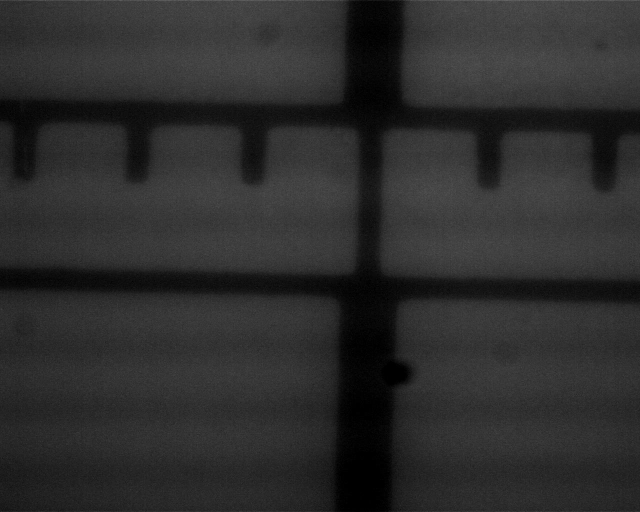
#> input picture Chapter 2/Chapter 2/Part 2 Image Data/1st lense midpoint same settings OD filter 1.0.jpg, 1280 x 1024 px, found by its file name (shown at 1/2 size)
$ jupyter execute --allow-errors 'Optics Code Ch.2 (Components and Methods).ipynb'
#> lines starting #> are read from the running program, lines starting #| are printed output that depends on the picture
# Reflection from First-Surface Mirrors
## Optics Code
### Benjamin Hogan

[cell 1]
#Importing Modules
import numpy as np
import matplotlib.pyplot as plt
import pandas as pd
import scipy.optimize as sc

# Part 1: Reflection from First-Surface Mirrors

## Importing the data from Excel files
### See Folder in Github for excel files

#> (a cell that did not finish here is left out)

## Manipulating the data to be usable:

[cell 3]
def Object_to_float(Object_array):
    for i in range(len(Object_array)):
        Object_array[i] = eval(Object_array[i])

#> (the rest of this cell did not finish here and is left out)

## Creating x and y data for plotting

[cell 4]
def r_tot(control, test, new):
    for i in range(len(test)):
        d = test[i] / control[i]
        new.append(d)


Reflectance_alum_new = []
#> (the rest of this cell did not finish here and is left out)

## Getting Y Uncertainties

[cell 5]
def dy(measurment1, measurment1_err, measurment2, measurment2_err, new, dy):
    for i in range(len(new)):
        unc = np.sqrt( (measurment1_err[i])**2 + (measurment2_err[i] ))
        dy.append(unc)


dy_alum = []
#> (the rest of this cell did not finish here and is left out)

# Plotting the Data

[cell 6]
## Trial 1 ##
plt.figure()
#> (the rest of this cell did not finish here and is left out)

# Part 2: Lens Relay

# Importing Image Data

## Trial 1

[cell 7]
# Importing 1st part of Lens relay images
imagefile_1st_lens = '/Users/benjaminhogan/Library/Mobile Documents/com~apple~CloudDocs/School/Optics/Chapter 2/Part 2 Image Data/1st lense midpoint same settings OD filter 1.0.jpg'
A_1 = plt.imread(imagefile_1st_lens)
#> A_1 is the input picture: shape (1024, 1280, 3); min 0, max 126, mean 45.1

imagefile_2nd_lens = '/Users/benjaminhogan/Library/Mobile Documents/com~apple~CloudDocs/School/Optics/Chapter 2/Part 2 Image Data/2nd lesnse midpoint same settings OD filter 0.6.jpg'
A_2 = plt.imread(imagefile_2nd_lens);
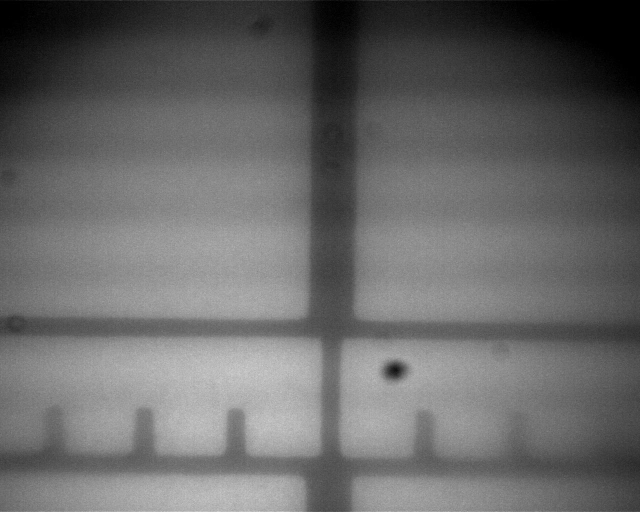
#> input picture Chapter 2/Chapter 2/Part 2 Image Data/2nd lesnse midpoint same settings OD filter 0.6.jpg, 1280 x 1024 px, found by its file name (shown at 1/2 size)
#> A_2 is the input picture: shape (1024, 1280, 3); min 0, max 226, mean 103.5

imagefile_3rd_lens = '/Users/benjaminhogan/Library/Mobile Documents/com~apple~CloudDocs/School/Optics/Chapter 2/Part 2 Image Data/3rd lense mdipoint same settings.jpg'
A_3 = plt.imread(imagefile_3rd_lens);
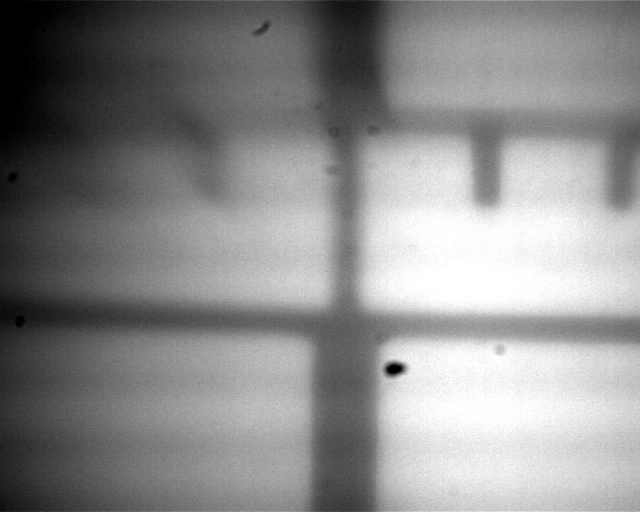
#> input picture Chapter 2/Chapter 2/Part 2 Image Data/3rd lense mdipoint same settings.jpg, 1280 x 1024 px, found by its file name (shown at 1/2 size)
#> A_3 is the input picture: shape (1024, 1280, 3); min 0, max 255, mean 138.9

## Data Manipulation to Get Irrandiance

[cell 8]
# Performing Normalization of data and cutting the data

#1st Lense
A_1 = A_1/255
A_1 = np.mean(A_1[:,:,0:2],2)
#> A_1: shape (1024, 1280) float64
print(A_1)
#> (printed output is left out)
col_1 = round(np.shape(A_1)[1]/2)
#> col_1 = 640
cut_1 = (A_1[:,col_1])*10;
#> cut_1 = 1024 values, max 3.92 at index 0, min 0.314 at index 565, mean 1.84
softcut_1 = np.convolve(cut_1,np.ones(10),'valid')/10
#> softcut_1 = 1015 values, max 2.85 at index 366, min 0.494 at index 564, mean 1.84

# 2nd Lense
A_2 = A_2/255;
A_2 = np.mean(A_2[:,:,0:2],2)
#> A_2: shape (1024, 1280) float64
print(A_2)
#> (printed output is left out)
col_2 = round(np.shape(A_2)[1]/2)
#> col_2 = 640
cut_2 = (A_2[:,col_2])*10**.6
#> cut_2 = 1024 values, max 2.62 at index 843, min 0.0312 at index 29, mean 1.23
softcut_2 = np.convolve(cut_2,np.ones(10),'valid')/10
#> softcut_2 = 1015 values, max 2.47 at index 750, min 0.103 at index 4, mean 1.24

# 3rd Lense
A_3 = A_3/255;
A_3 = np.mean(A_3[:,:,0:2],2)
#> A_3: shape (1024, 1280) float64
print(A_3)
#> (printed output is left out)
col_3 = round(np.shape(A_3)[1]/2)
#> col_3 = 640
cut_3 = A_3[:,col_3];
#> cut_3 = 1024 values, max 0.843 at index 460, min 0.118 at index 7, mean 0.47
softcut_3 = np.convolve(cut_3,np.ones(10),'valid')/10
#> softcut_3 = 1015 values, max 0.807 at index 455, min 0.152 at index 3, mean 0.472

## Creating x-Coordinates

[cell 9]
# X Data for graphing

x_1 = np.linspace(0, 100, num = 1024, endpoint = True, retstep = False, dtype = None)
x_2 = np.linspace(0, 100, num = 1015, endpoint = True, retstep = False, dtype = None)

## Plotting Data

[cell 10]
plt.figure()
plt.grid()
plt.plot(x_1,cut_1, label='Closest Lens');
plt.plot(x_1,cut_2, label='Middle Lens');
plt.plot(x_1,cut_3, label='Farthest Lens');
plt.xlabel('Distance Along Cut (%)')
plt.ylabel('(Irradiance')
plt.title('Trial 1: Lens Relay Rough')
plt.legend()
plt.savefig('Trial 1: Lens Relay Rough')
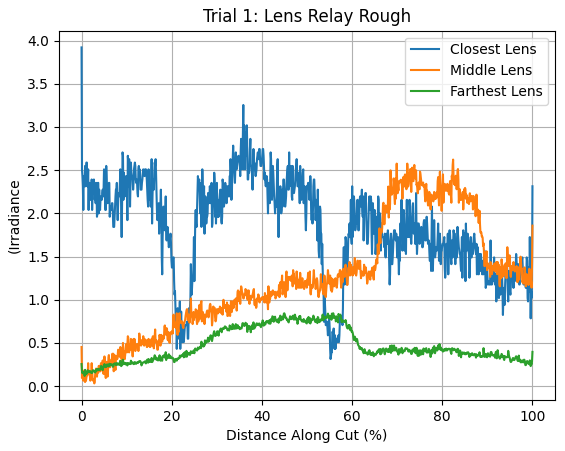
#> figure drawn by matplotlib, 1 panel; curve peaks at x = 0, y = 3.92; curve peaks at x = 82.4, y = 2.62; curve peaks at x = 44.97, y = 0.843
plt.show()

plt.figure()
plt.grid()
plt.plot(x_2,softcut_1, label='Closest Lens')
plt.plot(x_2,softcut_2, label='Middle Lens');
plt.plot(x_2,softcut_3, label='Farthest Lens');
plt.xlabel('Distance Along Cut (%)')
plt.ylabel('Irradiance')
plt.title('Trial 1: Lens Relay Smoothed')
plt.legend()
plt.savefig('Trial 1: Lens Relay Smoothed')
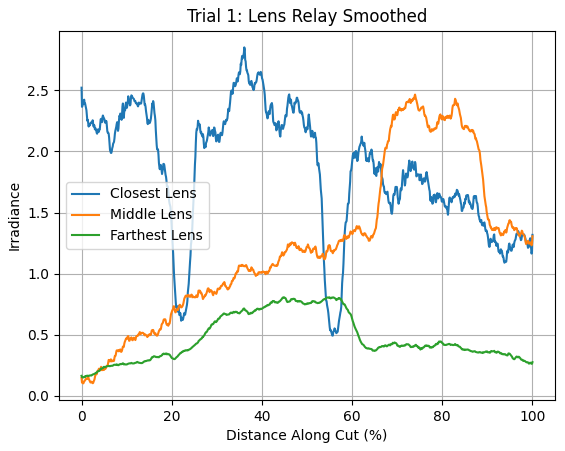
#> figure drawn by matplotlib, 1 panel; curve peaks at x = 36.09, y = 2.85; curve peaks at x = 73.96, y = 2.47; curve peaks at x = 44.87, y = 0.807
plt.show()

## Trial 2

##### Key Difference was the 3rd lense and the 2nd lense were swapped

[cell 11]
# Importing 1st part of Lens relay images
imagefile_1st_lens = '/Users/benjaminhogan/Library/Mobile Documents/com~apple~CloudDocs/School/Optics/Chapter 2/Part 2 Image Data/1st lense midpoint same settings 3rd and 2nd mirrors swapped OD 1.0 Filter.jpg'
A_1 = plt.imread(imagefile_1st_lens)
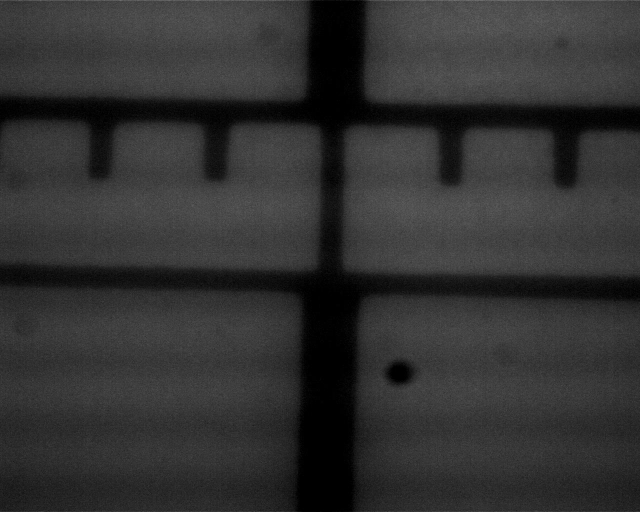
#> input picture Chapter 2/Chapter 2/Part 2 Image Data/1st lense midpoint same settings 3rd and 2nd mirrors swapped OD 1.0 Filter.jpg, 1280 x 1024 px, found by its file name (shown at 1/2 size)
#> A_1 is the input picture: shape (1024, 1280, 3); min 0, max 150, mean 49.8

imagefile_2nd_lens = '/Users/benjaminhogan/Library/Mobile Documents/com~apple~CloudDocs/School/Optics/Chapter 2/Part 2 Image Data/2nd lense midpoint same settings 3rd and 2nd mirrors swapped OD 0.3 filter.jpg'
A_2 = plt.imread(imagefile_2nd_lens);
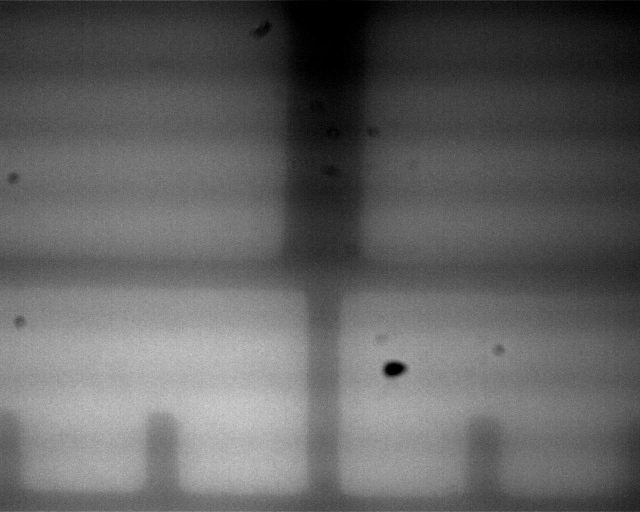
#> input picture Chapter 2/Chapter 2/Part 2 Image Data/2nd lense midpoint same settings 3rd and 2nd mirrors swapped OD 0.3 filter.jpg, 1280 x 1024 px, found by its file name (shown at 1/2 size)
#> A_2 is the input picture: shape (1024, 1280, 3); min 0, max 222, mean 96.8

imagefile_3rd_lens = '/Users/benjaminhogan/Library/Mobile Documents/com~apple~CloudDocs/School/Optics/Chapter 2/Part 2 Image Data/3rd lense midpoint same settings 3rd and 2nd mirrors swapped.jpg'
A_3 = plt.imread(imagefile_3rd_lens);
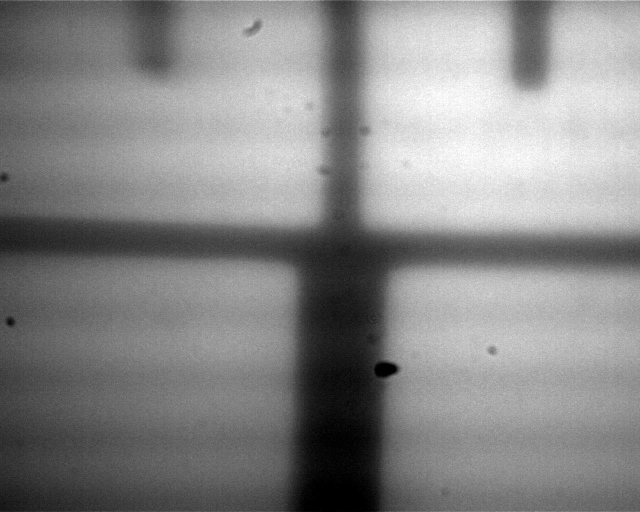
#> input picture Chapter 2/Chapter 2/Part 2 Image Data/3rd lense midpoint same settings 3rd and 2nd mirrors swapped.jpg, 1280 x 1024 px, found by its file name (shown at 1/2 size)
#> A_3 is the input picture: shape (1024, 1280, 3); min 0, max 255, mean 135.5

[cell 12]
# Performing Normalization of data and cutting the data

#1st Lense
A_1 = A_1/255
A_1 = np.mean(A_1[:,:,0:2],2)
#> A_1: shape (1024, 1280) float64
print(A_1)
#> (printed output is left out)
col_1 = round(np.shape(A_1)[1]/2)
cut_1 = (A_1[:,col_1])*10;
#> cut_1 = 1024 values, max 2.24 at index 322, min 0 at index 2, mean 0.415
softcut_1 = np.convolve(cut_1,np.ones(10),'valid')/10
#> softcut_1 = 1015 values, max 1.93 at index 318, min 0 at index 72, mean 0.417

# 2nd Lense
A_2 = A_2/255;
A_2 = np.mean(A_2[:,:,0:2],2)
#> A_2: shape (1024, 1280) float64
print(A_2)
#> (printed output is left out)
col_2 = round(np.shape(A_2)[1]/2)
cut_2 = (A_2[:,col_2])*10**.3
#> cut_2 = 1024 values, max 1.09 at index 810, min 0 at index 1, mean 0.468
softcut_2 = np.convolve(cut_2,np.ones(10),'valid')/10
#> softcut_2 = 1015 values, max 1.01 at index 806, min 0 at index 7, mean 0.469

# 3rd Lense
A_3 = A_3/255;
A_3 = np.mean(A_3[:,:,0:2],2)
#> A_3: shape (1024, 1280) float64
print(A_3)
#> (printed output is left out)
col_3 = round(np.shape(A_3)[1]/2)
cut_3 = A_3[:,col_3];
#> cut_3 = 1024 values, max 0.761 at index 304, min 0 at index 838, mean 0.322
softcut_3 = np.convolve(cut_3,np.ones(10),'valid')/10
#> softcut_3 = 1015 values, max 0.716 at index 301, min 0 at index 972, mean 0.323

[cell 13]
# X Data for graphing

x_1 = np.linspace(0, 100, num = 1024, endpoint = True, retstep = False, dtype = None)
x_2 = np.linspace(0, 100, num = 1015, endpoint = True, retstep = False, dtype = None)

[cell 14]
plt.figure()
plt.grid()
plt.plot(x_1,cut_1, label='Closest Lens');
plt.plot(x_1,cut_2, label='Middle Lens');
plt.plot(x_1,cut_3, label='Farthest Lens');
plt.xlabel('Distance Along Cut (%)')
plt.ylabel('(Irradiance')
plt.title('Trial 2: Lens Relay Rough')
plt.legend()
plt.savefig('Trial 2: Lens Relay Rough')
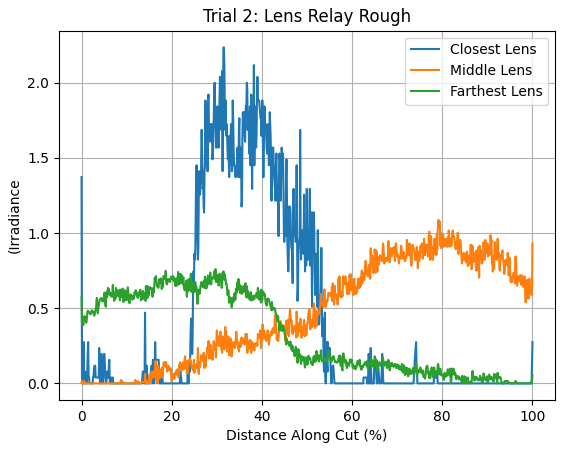
#> figure drawn by matplotlib, 1 panel; curve peaks at x = 31.48, y = 2.24; curve peaks at x = 79.18, y = 1.09; curve peaks at x = 29.72, y = 0.761
plt.show()

plt.figure()
plt.grid()
plt.plot(x_2,softcut_1, label='Closest Lens')
plt.plot(x_2,softcut_2, label='Middle Lens');
plt.plot(x_2,softcut_3, label='Farthest Lens');
plt.xlabel('Distance Along Cut (%)')
plt.ylabel('Irradiance')
plt.title('Trial 2: Lens Relay Smoothed')
plt.legend()
plt.savefig('Trial 2: Lens Relay Smoothed')
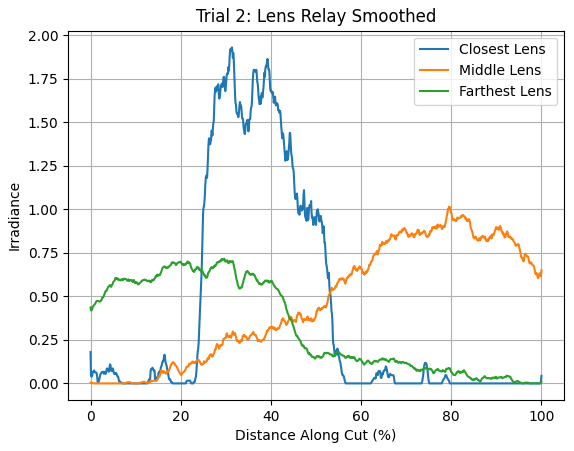
#> figure drawn by matplotlib, 1 panel; curve peaks at x = 31.36, y = 1.93; curve peaks at x = 79.49, y = 1.01; curve peaks at x = 29.68, y = 0.716
plt.show()
